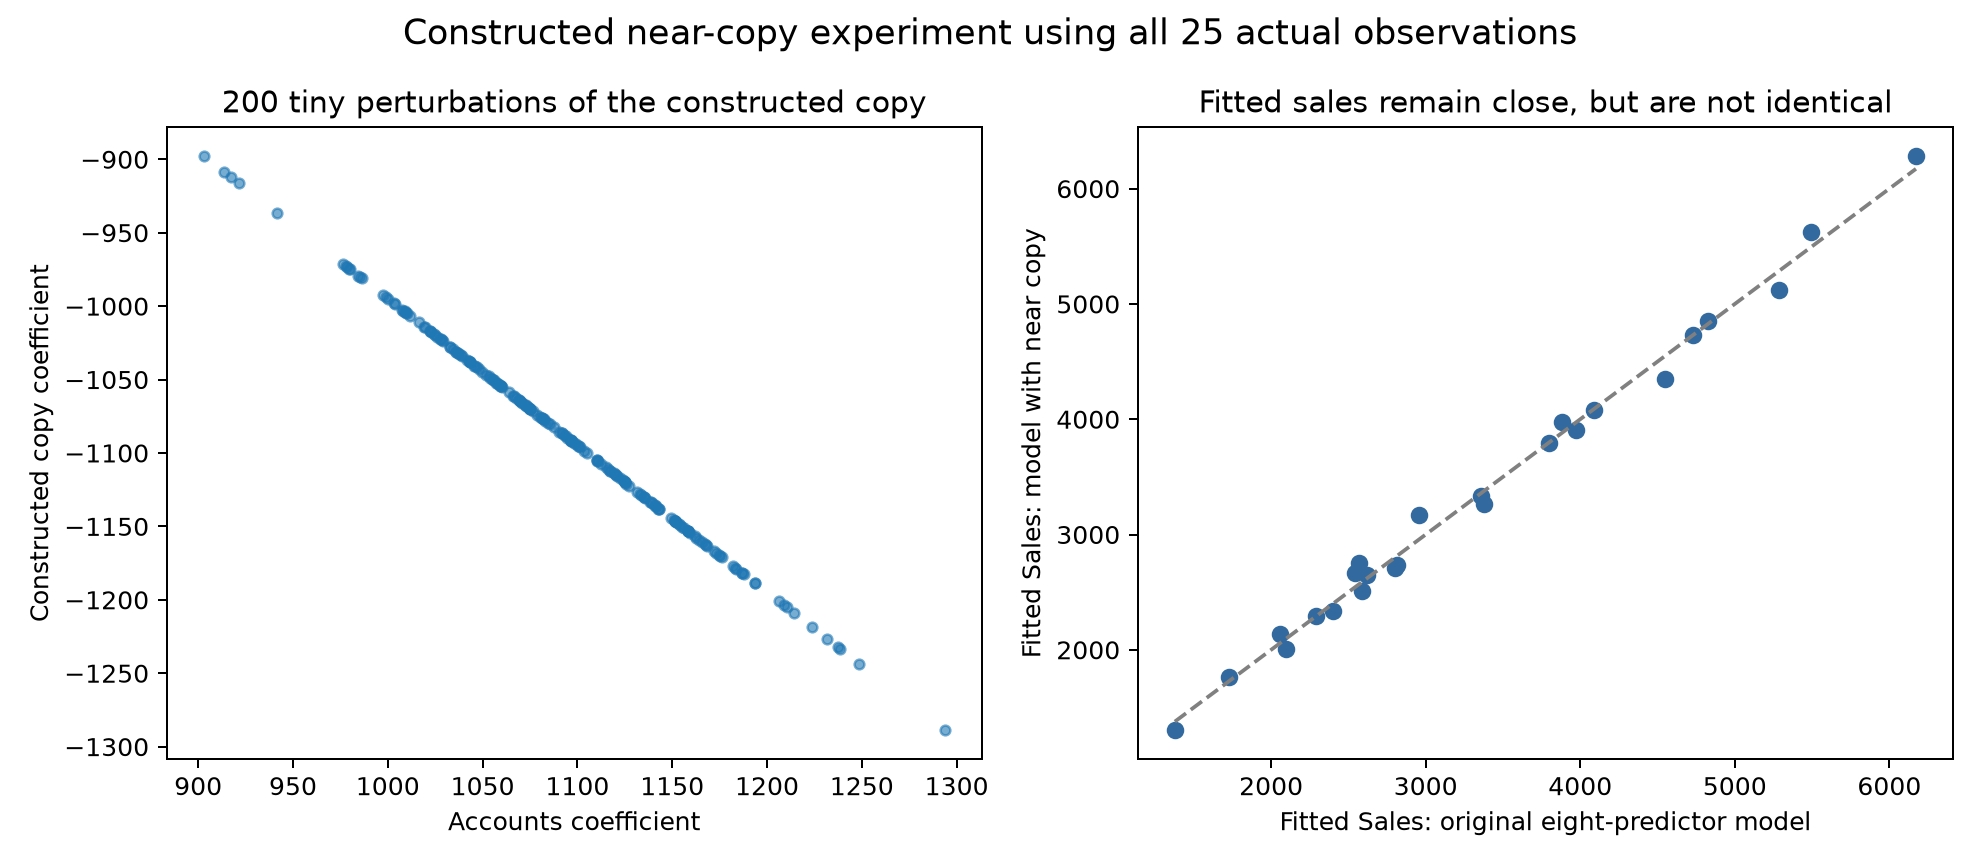

This chart was generated by the following Python code:
import os
os.environ['MPLCONFIGDIR']='.mplcache'
import matplotlib
matplotlib.use('Agg')
import matplotlib.pyplot as plt
import numpy as np
import pandas as pd
import statsmodels.api as sm
import json
rng=np.random.default_rng(403114)
df=pd.read_csv('sales_territory.csv');x=sm.add_constant(df.drop(columns='Sales'))
base=sm.OLS(df.Sales,x).fit()
noise=rng.normal(size=len(df));copy=df.Accts+0.1*noise
xx=x.copy();xx['Accounts_near_copy_constructed']=copy
fit=sm.OLS(df.Sales,xx).fit()
c=df.copy();c['Accounts_near_copy_constructed']=copy;c.to_csv('constructed_accounts_near_copy_data.csv',index=False)
trials=[]
for k in range(200):
    xp=x.copy();xp['Accounts_near_copy_constructed']=copy+rng.normal(0,.01,len(df))
    m=sm.OLS(df.Sales,xp).fit()
    trials.append({'trial':k+1,'Accounts_slope':m.params.Accts,'copy_slope':m.params.Accounts_near_copy_constructed,'sum':m.params.Accts+m.params.Accounts_near_copy_constructed,'fitted_sales_RMS_change_from_initial_near_copy_fit':np.sqrt(np.mean((m.fittedvalues-fit.fittedvalues)**2))})
tr=pd.DataFrame(trials);tr.to_csv('accounts_near_copy_sensitivity_trials.csv',index=False)
contrast=np.zeros(len(fit.params));contrast[list(fit.params.index).index('Accts')]=1;contrast[-1]=1
combined=fit.t_test(contrast)
r={'seed':403114,'construction':'Copy = actual Accounts + independent Normal(0, 0.1) noise; sensitivity trials add Normal(0, 0.01) noise to this copy only; Sales and all original predictors unchanged','n':len(df),'correlation_accounts_copy':float(np.corrcoef(df.Accts,copy)[0,1]),'design_rank':int(np.linalg.matrix_rank(xx)),'design_columns':xx.shape[1],'Accounts_slope':float(fit.params.Accts),'copy_slope':float(fit.params.iloc[-1]),'Accounts_SE':float(fit.bse.Accts),'copy_SE':float(fit.bse.iloc[-1]),'combined_slope':float(combined.effect.item()),'combined_SE':float(combined.sd.item()),'combined_ci95':combined.conf_int().tolist()[0],'original_accounts_slope':float(base.params.Accts),'original_accounts_SE':float(base.bse.Accts),'RMS_fitted_difference_from_original_model':float(np.sqrt(np.mean((fit.fittedvalues-base.fittedvalues)**2))),'sensitivity_summary':tr.drop(columns='trial').agg(['min','max','median']).to_dict(),'note':'Constructed sensitivity analysis, not validation. Classical OLS uncertainty.'}
with open('accounts_near_copy_demo_results.json','w') as f:json.dump(r,f,indent=2)
fig,axes=plt.subplots(1,2,figsize=(11,4.8))
axes[0].scatter(tr.Accounts_slope,tr.copy_slope,s=15,alpha=.6)
axes[0].set_xlabel('Accounts coefficient');axes[0].set_ylabel('Constructed copy coefficient')
axes[0].set_title('200 tiny perturbations of the constructed copy')
axes[1].scatter(base.fittedvalues,fit.fittedvalues,color='#326a9f')
lo=base.fittedvalues.min();hi=base.fittedvalues.max();axes[1].plot([lo,hi],[lo,hi],color='gray',linestyle='--')
axes[1].set_xlabel('Fitted Sales: original eight-predictor model');axes[1].set_ylabel('Fitted Sales: model with near copy')
axes[1].set_title('Fitted sales remain close, but are not identical')
fig.suptitle('Constructed near-copy experiment using all 25 actual observations',fontsize=14)
fig.tight_layout();fig.savefig('accounts_near_copy_demo.png',dpi=180)
print(json.dumps(r,indent=2))
